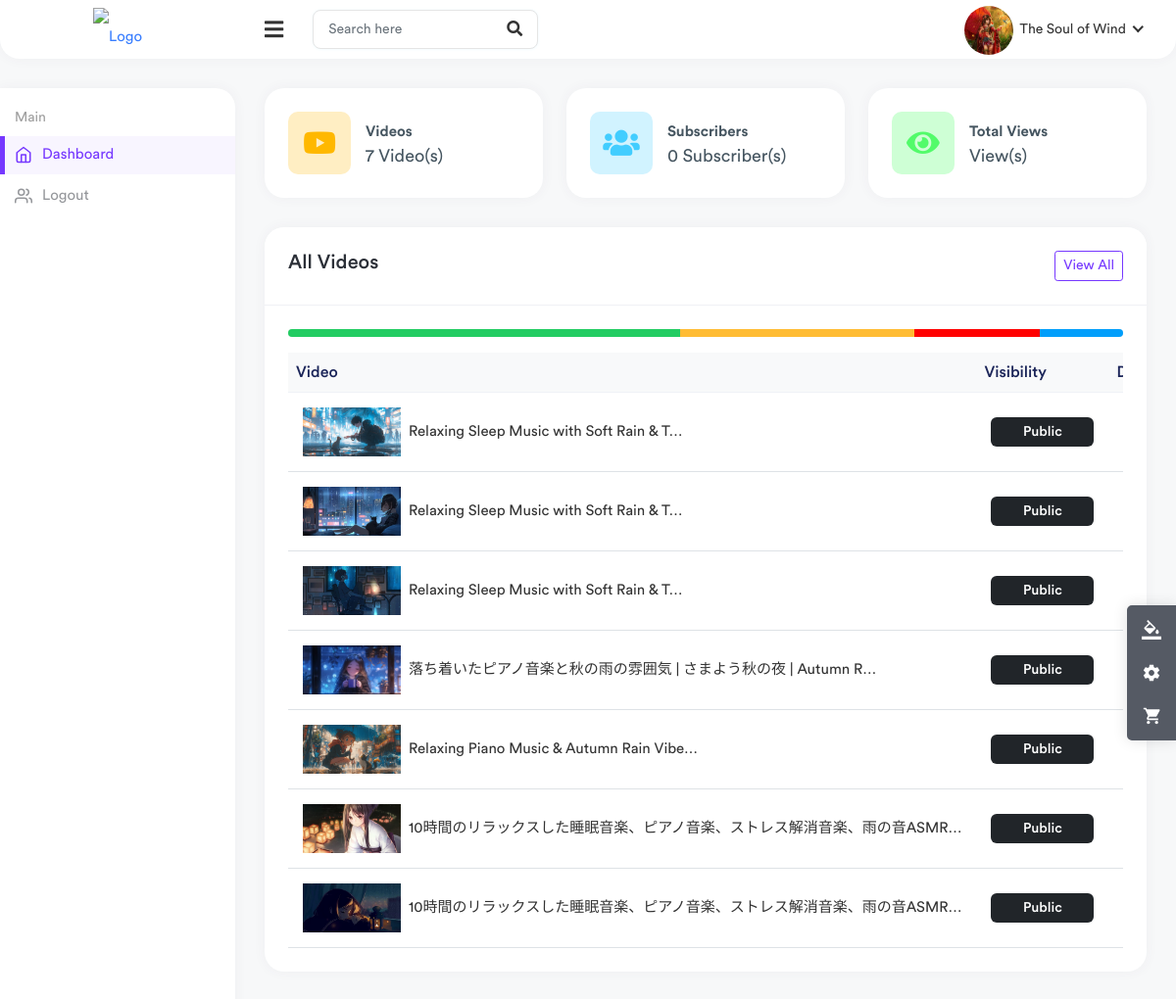
The app's page /studio/ (signed in) with its own data.
### channel/models.py (models this page shows, shortened)
class Channel(models.Model):
    channel_art=models.ImageField(upload_to=user_derectory_path,default='images/channel-art.jpg')
    image=models.ImageField(upload_to=user_derectory_path,default='images/user-image.png')
    full_name=models.CharField(max_length=100)
    channel_name=models.CharField(max_length=100)
    description=models.TextField(null=True,blank=True)
    keyword=TaggableManager(blank=True)
    date=models.DateTimeField(auto_now_add=True)
    status=models.CharField(choices=STATUS,max_length=100,default='Active')
    user=models.OneToOneField(User,on_delete=models.SET_NULL,null=True,related_name="channel")
    subscribers=models.ManyToManyField(User,related_name="user_subs",blank=True)
    verified=models.BooleanField(default=False)
    total_view=models.PositiveIntegerField(default=0)
    business_email=models.EmailField(null=True,blank=True)
    make_business_email_public=models.BooleanField(default=False)
    business_location=models.CharField(null=True,blank=True,max_length=100)
    make_business_location_public=models.BooleanField(default=False)
    website=models.URLField(default='https://www.udemy.com/home')
    instagram=models.URLField(default='https://www.udemy.com/home')
    facebook=models.URLField(default='https://www.udemy.com/home')
    twitter=models.URLField(default='https://www.udemy.com/home')

### core/models.py (models this page shows, shortened)
class Video(models.Model):
    video=models.FileField(upload_to=user_derectory_path)
    image=models.ImageField(upload_to=user_derectory_path,null=True,blank=True)
    title=models.CharField(max_length=100)
    description=models.TextField(max_length=4000,null=True,blank=True)
    tags=TaggableManager(blank=True)
    date=models.DateTimeField(auto_now_add=True)
    visibility=models.CharField(choices=VISIBILITY,max_length=100,default='public')
    user=models.ForeignKey(User,on_delete=models.SET_NULL,null=True)
    views=models.PositiveIntegerField(default=0)
    likes=models.ManyToManyField(User,blank=True,related_name='likes')
    featured=models.BooleanField(default=False)

### useradmin/views.py (the view)
# urls.py: path("",views.studio,name='studio'),
@login_required
def studio(request):
    user=request.user
    videos=Video.objects.filter(user=user).order_by('-date')
    channel=user.channel
    comments=Comment.objects.filter()
    context={
        'user': user,
        'videos': videos,
        'channel': channel,
    }
    return render(request,'useradmin/studio.html',context)

### templates/useradmin/studio.html (shortened to what this page needs)
{% load static %}
<!DOCTYPE html>
<html lang="en">
    <head>
        <link rel="stylesheet" href="{% static 'assets/css/bootstrap.min.css' %}" />
        <link rel="stylesheet" href="{% static 'assets/plugins/fontawesome/css/fontawesome.min.css' %}" />
        <link rel="stylesheet" href="{% static 'assets/plugins/fontawesome/css/all.min.css' %}" />
        <link rel="stylesheet" href="{% static 'assets/css/style.css' %}" />
    </head>
    <body class="nk-body bg-lighter npc-default has-sidebar no-touch nk-nio-theme">
        <div class="main-wrapper">
            <div class="header header-one">
                <div class="header-left header-left-one">
                    <a href="{% url 'index' %}" class="logo">
                        <img src="https://static.wikia.nocookie.net/logopedia/images/c/c0/YouTube_Studio_short.svg/revision/latest?cb=20200216210451" alt="Logo" />
                    </a>
                </div>
                <a href="javascript:void(0);" id="toggle_btn">
                    <i class="fas fa-bars"></i>
                </a>
                <div class="top-nav-search">
                    <form>
                        <input type="text" class="form-control" placeholder="Search here" />
                        <button class="btn" type="submit"><i class="fas fa-search"></i></button>
                    </form>
                </div>
                <ul class="nav nav-tabs user-menu">
                    <li class="nav-item dropdown has-arrow main-drop">
                        <a href="#" class="dropdown-toggle nav-link" data-bs-toggle="dropdown">
                            <span class="user-img">
                                <img src="{{ channel.image.url }}" style="width: 50px; height: 50px; object-fit: cover;" alt="" />
                            </span>
                            <span>{{ channel.channel_name }}</span>
                        </a>
                    </li>
                </ul>
            </div>
            <div class="sidebar" id="sidebar">
                <div class="sidebar-inner slimscroll">
                    <div id="sidebar-menu" class="sidebar-menu">
                        <ul>
                            <li class="menu-title"><span>Main</span></li>
                            <li class="active">
                                <a href="{% url 'studio' %}"><i data-feather="home"></i> <span>Dashboard</span></a>
                            </li>
                            <li>
                                <a href="{% url 'sign-out' %}"><i data-feather="users"></i> <span>Logout</span></a>
                            </li>
                        </ul>
                    </div>
                </div>
            </div>
            <div class="page-wrapper">
                <div class="content container-fluid">
                    <div class="row">
                        <div class="col-xl-4 col-sm-6 col-12">
                            <div class="card">
                                <div class="card-body">
                                    <div class="dash-widget-header">
                                        <span class="dash-widget-icon bg-1">
                                            <i class="fab fa-youtube"></i>
                                        </span>
                                        <div class="dash-count">
                                            <div class="dash-title">Videos</div>
                                            <div class="dash-counts">
                                                <p>{{videos.count}} Video(s)</p>
                                            </div>
                                        </div>
                                    </div>
                                </div>
                            </div>
                        </div>
                        <div class="col-xl-4 col-sm-6 col-12">
                            <div class="card">
                                <div class="card-body">
                                    <div class="dash-widget-header">
                                        <span class="dash-widget-icon bg-2">
                                            <i class="fas fa-users"></i>
                                        </span>
                                        <div class="dash-count">
                                            <div class="dash-title">Subscribers</div>
                                            <div class="dash-counts">
                                                <p>{{channel.subscribers.all.count}} Subscriber(s)</p>
                                            </div>
                                        </div>
                                    </div>
                                </div>
                            </div>
                        </div>
                        <div class="col-xl-4 col-sm-6 col-12">
                            <div class="card">
                                <div class="card-body">
                                    <div class="dash-widget-header">
                                        <span class="dash-widget-icon bg-3">
                                            <i class="fas fa-eye"></i>
                                        </span>
                                        <div class="dash-count">
                                            <div class="dash-title">Total Views</div>
                                            <div class="dash-counts">
                                                <p>{{channel.total_views}} View(s)</p>
                                            </div>
                                        </div>
                                    </div>
                                </div>
                            </div>
                        </div>
                    </div>
                    <div class="row">
                        <div class="col-md-12 col-lg-12 col-sm-12">
                            <div class="card">
                                <div class="card-header">
                                    <div class="row">
                                        <div class="col">
                                            <h5 class="card-title">All Videos</h5>
                                        </div>
                                        <div class="col-auto">
                                            <a href="invoices.html" class="btn-right btn btn-sm btn-outline-primary">
                                                View All
                                            </a>
                                        </div>
                                    </div>
                                </div>
                                <div class="card-body">
                                    <div class="mb-3">
                                        <div class="progress progress-md rounded-pill mb-3">
                                            <div class="progress-bar bg-success" role="progressbar" style="width: 47%;" aria-valuenow="47" aria-valuemin="0" aria-valuemax="100"></div>
                                            <div class="progress-bar bg-warning" role="progressbar" style="width: 28%;" aria-valuenow="28" aria-valuemin="0" aria-valuemax="100"></div>
                                            <div class="progress-bar bg-danger" role="progressbar" style="width: 15%;" aria-valuenow="15" aria-valuemin="0" aria-valuemax="100"></div>
                                            <div class="progress-bar bg-info" role="progressbar" style="width: 10%;" aria-valuenow="10" aria-valuemin="0" aria-valuemax="100"></div>
                                        </div>
                                    </div>
                                    <div class="table-responsive">
                                        <table class="table table-stripped table-hover">
                                            <thead class="thead-light">
                                                <tr>
                                                    <th>Video</th>
                                                    <th>Visibility</th>
                                                    <th>Date</th>
                                                </tr>
                                            </thead>
                                            <tbody>
                                                {% for v in videos %}
                                                <tr>
                                                    <td>
                                                        <h2 class="table-avatar">
                                                            <a href="{% url 'video-detail' v.id  %}"><img class="avatar avatar-sm me-2 avatar-img roundded-circle" style="width: 100px; height: 50px; object-fit: cover;" src="{{ v.image.url }}" alt="User Image" />{{v.title|truncatechars:40}}</a>
                                                        </h2>
                                                    </td>
                                                    <td><span class="badge bg-dark">{{ v.visibility|title }}</span></td>
                                                    <td><small>{{ v.date|timesince }}</small></td>
                                                </tr>
                                                {% endfor %}
                                            </tbody>
                                        </table>
                                    </div>
                                </div>
                            </div>
                        </div>
                    </div>
                </div>
            </div>
        </div>
    </body>
</html>

### records on screen
Channel: image (picture), channel_name "The Soul of Wind", subscribers.all.count "0"
Video: image (placeholder picture), title "Relaxing Sleep Music with Soft Rain & T…", visibility "Public"
Video: image (picture), title "Relaxing Sleep Music with Soft Rain & T…", visibility "Public"
Video: image (placeholder picture), title "Relaxing Sleep Music with Soft Rain & T…", visibility "Public"
Video: image (placeholder picture), title "落ち着いたピアノ音楽と秋の雨の雰囲気 | さまよう秋の夜 | Autumn R…", visibility "Public"
Video: image (placeholder picture), title "Relaxing Piano Music & Autumn Rain Vibe…", visibility "Public"
Video: image (placeholder picture), title "10時間のリラックスした睡眠音楽、ピアノ音楽、ストレス解消音楽、雨の音ASMR…", visibility "Public"
Video: image (placeholder picture), title "10時間のリラックスした睡眠音楽、ピアノ音楽、ストレス解消音楽、雨の音ASMR…", visibility "Public"

### other values on screen
{{ videos.count }} "7"
